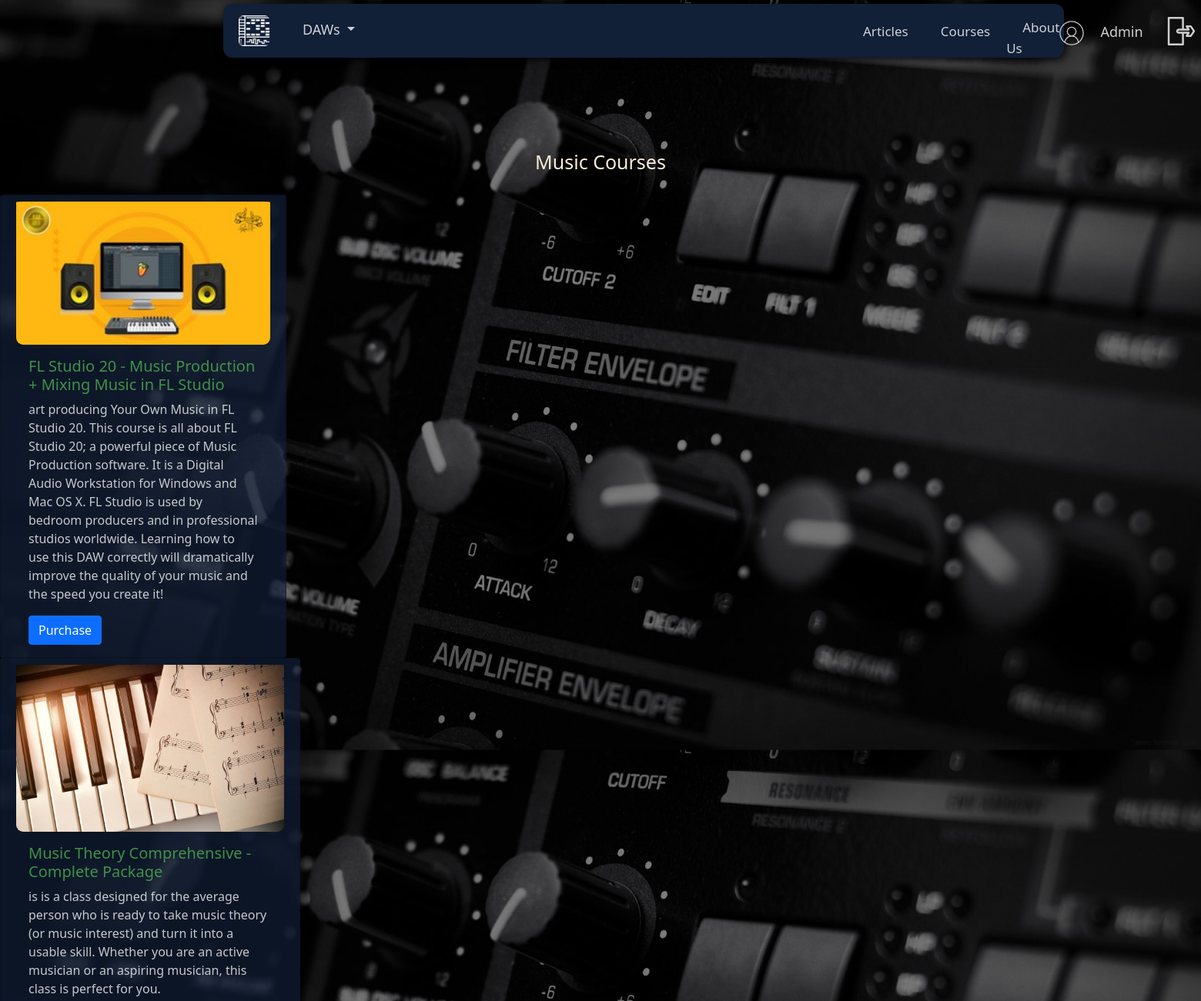
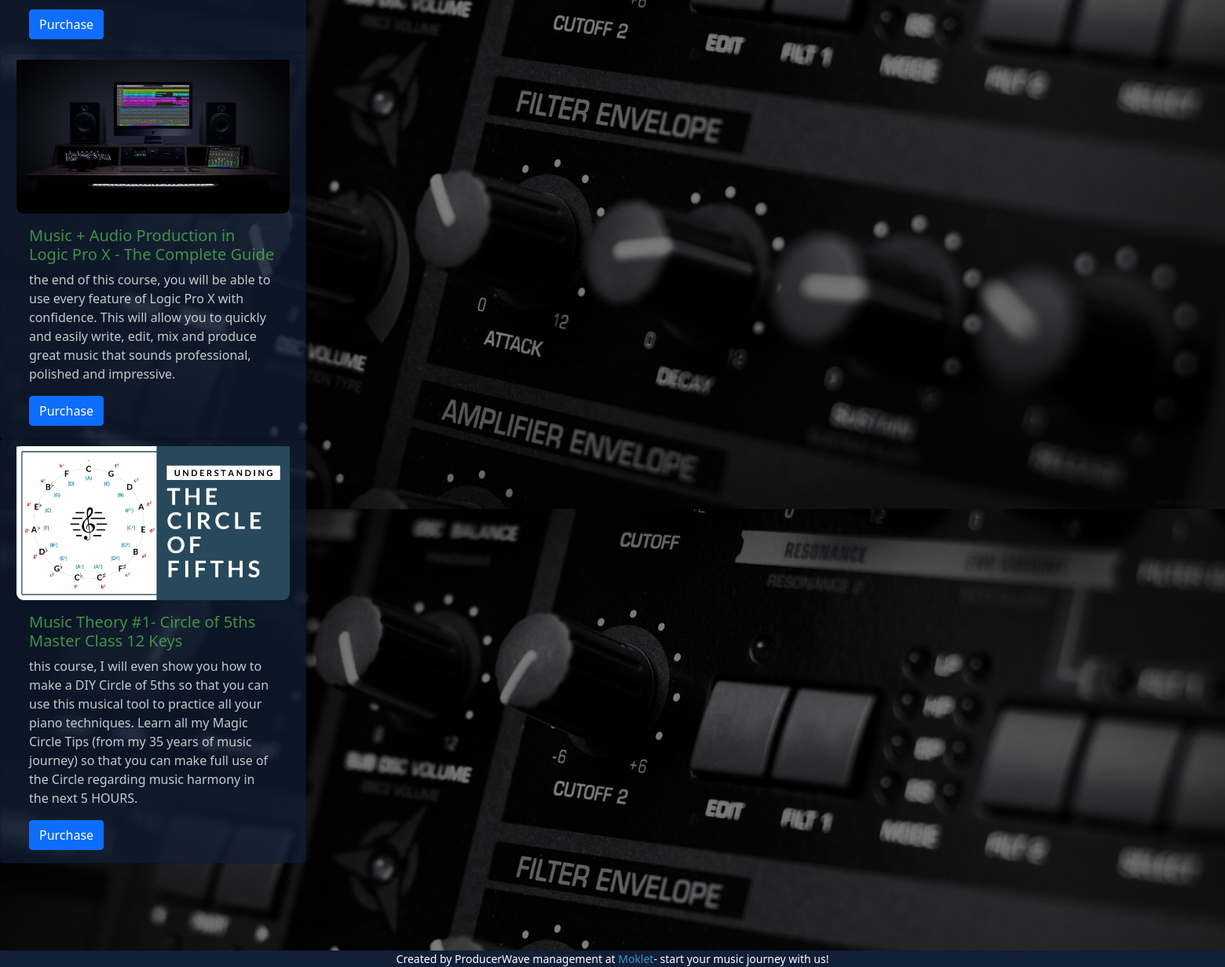
The app's page /courses.php (signed in) with its own data (2 pictures, top to bottom).
### tables this page shows
CREATE TABLE `course` (
  `id_course` int(20) NOT NULL,
  `name` varchar(255) NOT NULL,
  `description` text NOT NULL,
  `price` int(11) NOT NULL,
  `photo` text NOT NULL,
  `date_added` date DEFAULT NULL
);

### courses.php (the view, shortened to what this page needs)
<?php
    include "navbar.php";
?>
<h2 class="optext">Music Courses</h2>
<div class="row">
    <?php
    include "conn.php";
    $qry_course=mysqli_query($conn,"select * from course");
    while($dt_course=mysqli_fetch_array($qry_course)){
        ?>
        <div class="col-md-3">
            <div class="card" >
              <img src="file/<?=$dt_course['photo']?>" class="card-img-top">
              <div class="card-body">
                <h5 class="card-title"><?=$dt_course['name']?></h5>
                <p class="card-text"><?=substr($dt_course['description'], 2)?></p>
                <a href="buy_course.php?id_course=<?=$dt_course['id_course']?>" class="btn btn-primary">Purchase</a>
                </div>
              </div>
            </div>
        </div>
        <?php
    }
    ?>
<?php
    include "footer.php";
?>

### style3.css (style rules this page uses)
a { text-decoration: none; }
.optext { text-align: center; font-family: 'Segoe UI', Tahoma, Geneva, Verdana, sans-serif; color: antiquewhite; margin-top: 100px; margin-left: 230px; margin-right: 230px; padding: 20px; font-size: 25px }
.card { padding-left: 20px; padding-right: 20px; box-shadow: 2 3px 20px 0 rgba(0,0,0,0.2); background-color: rgba(17,31,55,0.7); transition: 0.3s; }
.card-img-top { border-radius: 9px; padding-top: 8px; }
.card-title { font-family: 'Segoe UI', Tahoma, Geneva, Verdana, sans-serif; color: whitesmoke; opacity: 0.8; color: #4CAF50; }
.card-text { font-family: 'Segoe UI', Tahoma, Geneva, Verdana, sans-serif; color: whitesmoke; opacity: 0.8; }

### records on screen
course: photo (picture), name "FL Studio 20 - Music Production + Mixing Music in FL Studio", description "art producing Your Own Music in FL Studio 20. This course is all about FL Studio 20; a powerful piece of Music Production software. It is a Digital Audio Workstation for Windows and Mac OS X. FL Studio is used by bedroom producers and in professional studios worldwide. Learning how to use this DAW correctly will dramatically improve the quality of your music and the speed you create it!"
course: photo (picture), name "Music Theory Comprehensive - Complete Package", description "is is a class designed for the average person who is ready to take music theory (or music interest) and turn it into a usable skill. Whether you are an active musician or an aspiring musician, this class is perfect for you."
course: photo (picture), name "Music + Audio Production in Logic Pro X - The Complete Guide", description "the end of this course, you will be able to use every feature of Logic Pro X with confidence. This will allow you to quickly and easily write, edit, mix and produce great music that sounds professional, polished and impressive."
course: photo (picture), name "Music Theory #1- Circle of 5ths Master Class 12 Keys", description "this course, I will even show you how to make a DIY Circle of 5ths so that you can use this musical tool to practice all your piano techniques. Learn all my Magic Circle Tips (from my 35 years of music journey) so that you can make full use of the Circle regarding music harmony in the next 5 HOURS."

### other values on screen
$_SESSION['name'] "Admin"
